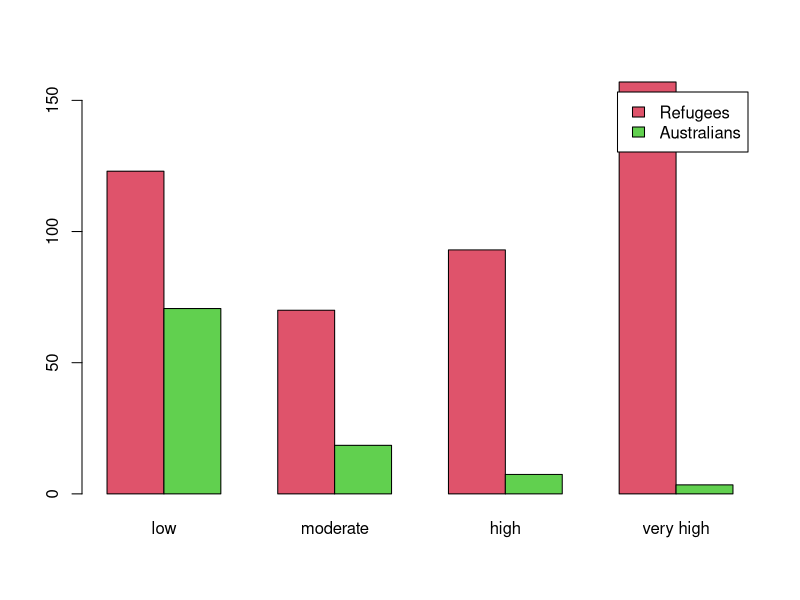
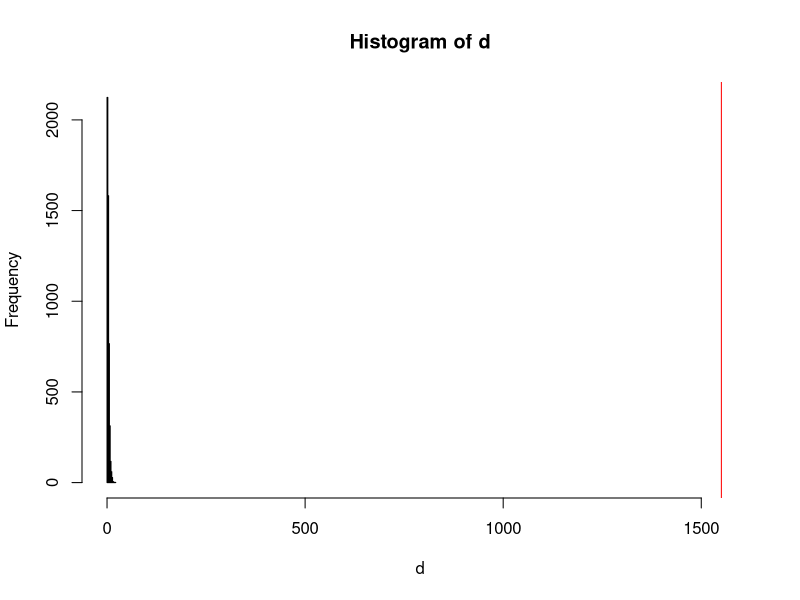
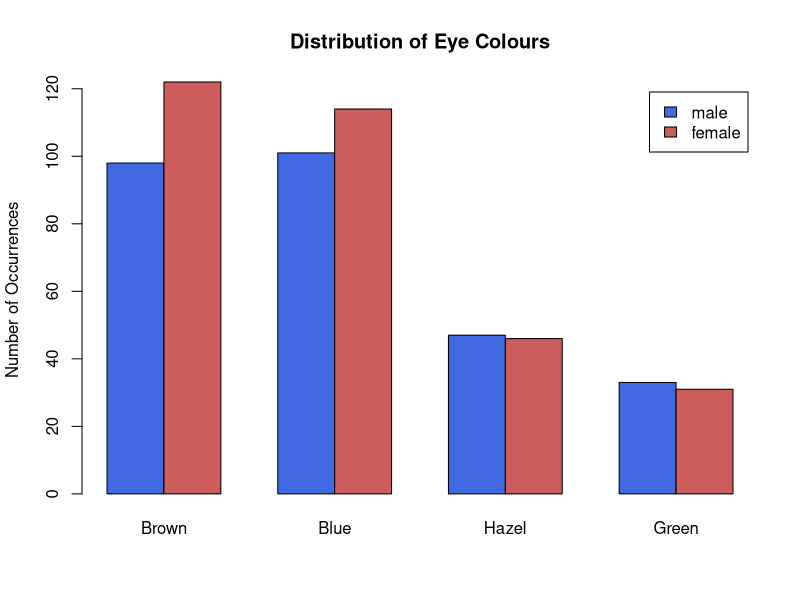
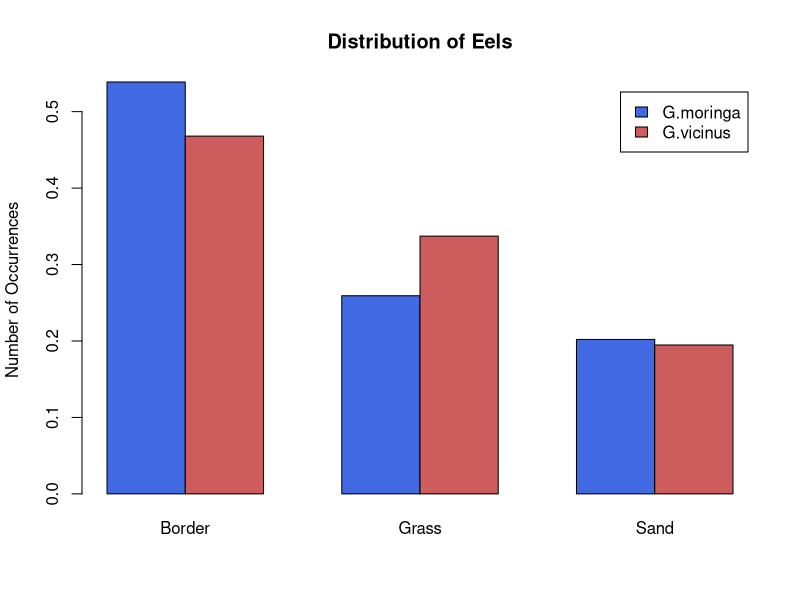
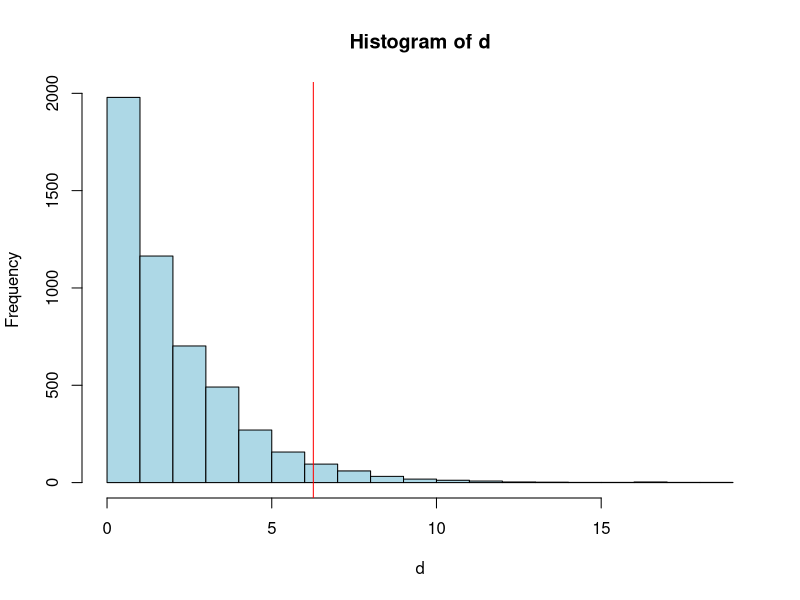
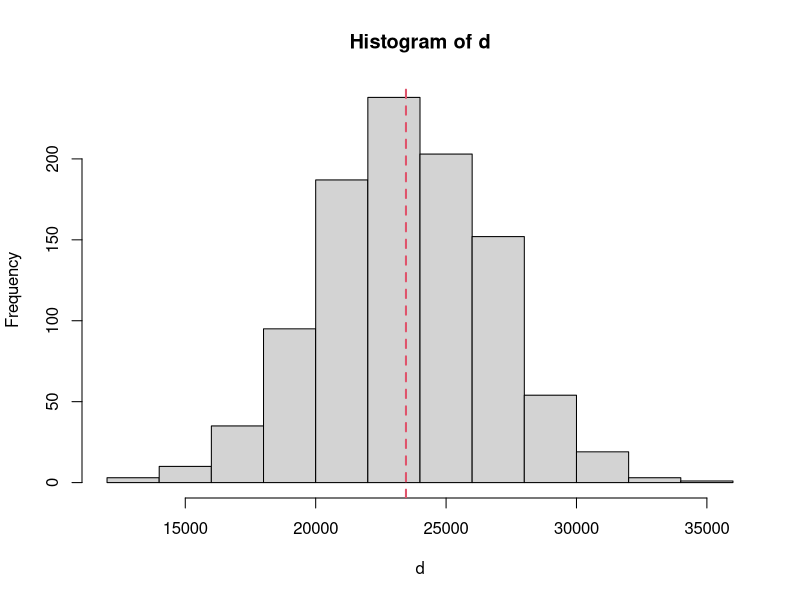
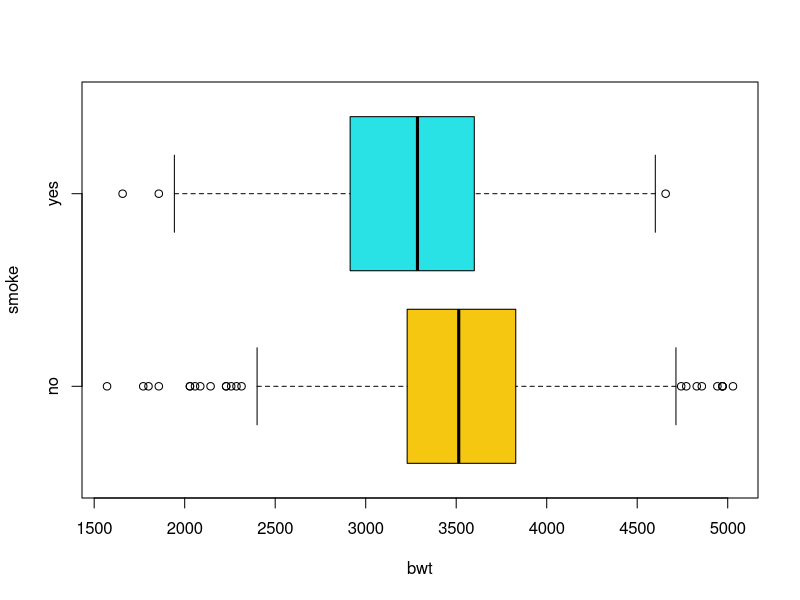
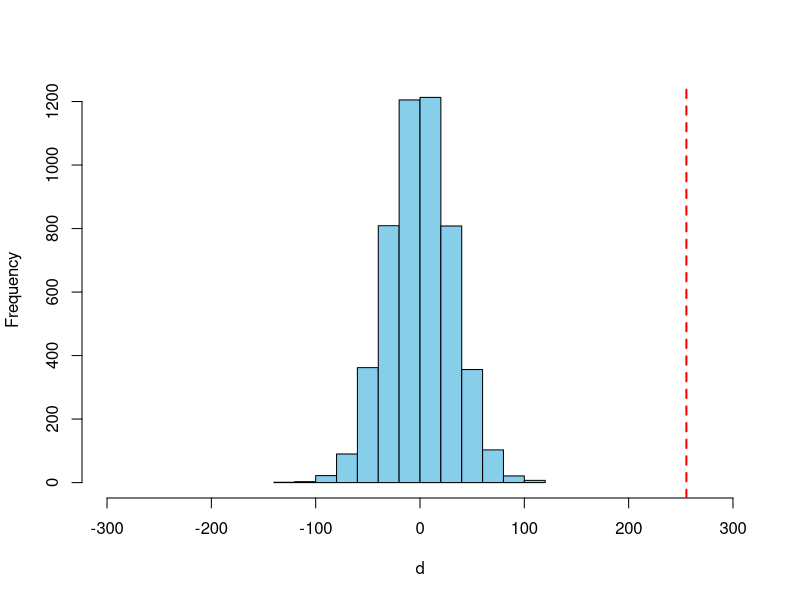

Recreate these plots in R, in order.
## ---- chunk 1
knitr::opts_chunk$set(echo = TRUE)
## ---- chunk 2
iraqi = c(123, 70, 93, 157)
aihw = c(70.65, 18.5, 7.41, 3.43)
levs = c("low", "moderate", "high", "very high")
names(iraqi) = levs
names(aihw) = levs

m <- rbind(iraqi,aihw)
m
## ---- chunk 3
barplot(m, beside = TRUE, col = 2:3,
        legend.text = c('Refugees', 'Australians'))
## ---- chunk 4
expected = aihw * 443 / 100
cs <- sum((iraqi - expected) ^ 2 / expected)
cs

d <- replicate(5000, {
  obs <- rmultinom(1, 443, expected)
  sum((obs - expected) ^2 / expected)
})
hist(d, col="lightblue", xlim = c(0,1580))
abline(v = cs, col = "red")

pVal <- mean(d > cs)
pVal
## ---- chunk 5
chisq.test(iraqi, p = aihw, rescale.p = TRUE, simulate.p.value = TRUE, B = 5000)

## ---- chunk 6
male = c(98, 101, 47, 33)
female = c(122, 114, 46, 31)
levs = c("Brown", "Blue", "Hazel", "Green")
names(male) = levs
names(female) = levs

m <- rbind(male,female)
m
## ---- chunk 7
barplot(m, beside = TRUE,col = c("Royalblue", "indianred"),
        main = "Distribution of Eye Colours",
        ylab = "Number of Occurrences",
        legend = TRUE)
## ---- chunk 8
chisq.test(m, rescale.p = TRUE, simulate.p.value = TRUE, B = 5000)
## ---- chunk 9
eels <- matrix(c(264, 161, 127, 116, 99, 67), ncol = 3)

speciesLabels <- c('G.moringa', 'G.vicinus')
locationLabels <- c('Border', 'Grass', 'Sand')

dimnames(eels) <- list(species = speciesLabels,
                       location = locationLabels)
eels

sampleSize = sum(eels)
## ---- chunk 10
eels1 = eels ## Proportions
eels1[1,] = eels[1,] / sum(eels[1,])
eels1[2,] = eels[2,] / sum(eels[2,])
eels1


barplot(eels1, beside = TRUE,col = c("Royalblue", "indianred"),
        main = "Distribution of Eels",
        ylab = "Number of Occurrences",
        legend = TRUE)
## ---- chunk 11
speciesCount = rowSums(eels)
locationProps = colSums(eels) / sampleSize

# our expected distribution
exp <- outer(speciesCount, locationProps)

cs <- sum((eels - exp)^2 / exp)
# Simulate / the distribution of differences
#
# simulate the data, assuming that the species
# does not effect the location
speciesProps <- speciesCount / sampleSize

d <- replicate(5000, {
  # sample of species
  sp <- sample(speciesLabels,
               size = sampleSize,
               replace = TRUE,
               prob = speciesProps)
  
  # sample of locations
  lc <- sample(locationLabels,
               size = sampleSize,
               replace = TRUE,
               prob = locationProps)
  
  # tabulate the results
  res <- table(sp, lc)
  
  
  # re-compute the expected
  r <- rowSums(res)
  c <- colSums(res) / sum(res)
  
  ex <- outer(r, c)
  
  
  # compute diff between sample and expected
  sum((res - ex)^2 / ex)
})

hist(d, col="lightblue")
abline(v = cs, col = "red")

pVal <- mean(d > cs)
pVal


chisq.test(eels, simulate.p.value = TRUE, B = 5000)
## ---- chunk 12
x1 <- sample(1:52)
x2 <- sample(1:52)

# x1 <- x2 with this commented out, x1 and x2 are different, otherwise identical

cs <- sum((x1 - x2)^2)

# Simulate what is supposedly random
d <- replicate(1000,
               {
                 a <- sample(1:52)
                 b <- sample(1:52)
                 
                 sum((a - b)^2)
               })

hist(d)
abline(v = cs, col = 2, lwd = 2, lty = 2)
## ---- chunk 13
birthWeight <- read.csv("../datasets/birthwt.csv")
head(birthWeight)
table(birthWeight$smoke)
summary(birthWeight)
aggregate(bwt~smoke, birthWeight, mean)
## ---- chunk 14
boxplot(bwt~smoke, birthWeight, col = c(7,5), horizontal = TRUE)
## ---- chunk 15
# H0: mu1 == mu2, There is no difference
# H1: mu1 < mu2, There is a difference

delta <- aggregate(bwt ~ smoke, birthWeight, mean)$bwt
delta

cs <- -diff(delta)

d <- replicate(5000, {
  smoke.shuffle <- sample(birthWeight$smoke)
  del <- aggregate(bwt~smoke.shuffle, birthWeight, mean)$bwt
  -diff(del)
})

hist(d, main = '', col = 'skyblue', xlim = c(-1, 1) * 300)
abline(v = cs, col = "red", lwd = 2, lty = 2)

# One sided test, so p-value calculation uses one side of the distribution
# The +ve side is used since mu2 - mu1 > 0
pVal <- mean(d > cs)
## ---- chunk 16
# Loading the drug data from file "assignmentB_drugData.csv".
drug_data <- read.csv("../datasets/drugs.csv")
head(drug_data) # viewing the first 6 rows of the data
## ---- chunk 17
## Visualisation
boxplot(response~drug, data = drug_data, pch = 16,
        col = c("cornflowerblue","orange"))
## ---- chunk 18
# For the Hypothesis, we are using null and alternate hypothesis as follows:

# H0: mu1 == mu2, There is no statistically significant improvement exist for new drug over ref drug.
# H1: mu1 > mu2, There exists a statistically significant improvement for new drug over ref drug.
# CV = 0.05 (5%)

cv <- 0.05 # critical value
replications <- 5000 # number of replications for simulation

# calculating mean data for new drug and ref drug
delta <- aggregate(response ~ drug, drug_data, mean)$response

# Calculating difference in means
cs <- -diff(delta)

cat("Difference in means of new drugs and ref drugs is:", cs, "\n")

# setting the seed value.
set.seed(2)
# Simulating the difference in means by 5000 times for the shuffled drug categories within same data.
d <- replicate(replications, {
  shuffled_drug <- sample(drug_data$drug) ## Shuffling the drug categories
  delta <- aggregate(response ~ shuffled_drug, drug_data, mean)$response
  c <- -diff(delta)
})

cat("Average difference in means for simulated results",mean(d), "\n\n")

# Visualising the simulated outcome
hist(d, col = "lightblue", main = "Distribution of difference in means")
abline(v = cs, col = "red", lwd = 2)

# counting the number of replications which have bigger difference than original difference.
count <- sum(d > cs)

# calculating p-value
pvalue <- count/replications
cat("Calculated p-value from the simulation:", pvalue, "\n\n")

cat("Is critical value greater than p-value?", cv > pvalue, "\n")
## if true then reject the null hypothesis.
## ---- chunk 19
spider <- read.csv("../datasets/Spider.csv")
head(spider)
table(spider$Group)
summary(spider)
aggregate(Anxiety~Group, spider, mean)

boxplot(Anxiety~Group, spider, col = c(7,5), horizontal = TRUE)


# H0: mu1 == mu2, There is no difference
# H1: mu1 < mu2, There is a difference

delta <- aggregate(Anxiety~Group, spider, mean)$Anxiety
delta

cs <- diff(delta)

d <- replicate(5000, {
  Group.shuffle <- sample(spider$Group)
  del <- aggregate(Anxiety~Group.shuffle, spider, mean)$Anxiety
  diff(del)
})

hist(d, main = '', col = 'skyblue')
abline(v = cs, col = "red", lwd = 2, lty = 2)

# One sided test, so p-value calculation uses one side of the distribution
# The +ve side is used since mu2 - mu1 > 0
pVal <- mean(d > cs)
## ---- chunk 20
# Confidence intervals
# The luxury of a known populations; use normal distribution
x <- rnorm(50, 15)	# actual pop mean = 15
y <- rnorm(50, 10)	# actual pop mean = 10
# difference in means is actually 5
# but we pretend we don't know that!

wilcox.test(x, y)                     # Are they different; absolutely
wilcox.test(x, y, alternative = 'l')  # Is x < y, no way
wilcox.test(x, y, alternative = 'g')  # Is x > y, absolutely

# Generate estimate of population difference in means
p <- mean(x) - mean(y)
p

# Determine a confidence interval for the difference between x and y
# Generate confidence interval for true difference in population means
d <- replicate(10000,
               {
                 ix <- sample(1:length(x), replace = TRUE)
                 iy <- sample(1:length(y), replace = TRUE)
                 
                 mean(x[ix]) - mean(y[iy])
               })

hist(d)
abline(v = 5, col = 2, lwd = 2, lty = 2)

# calculate 95% confidence interval
q <- quantile(d, c(0.025, 0.975))
q

abline(v = q, col = 'purple', lwd = 3, lty = 3)

## ---- chunk 21
# Confidence interval for maternal smoking dataset
df <- read.csv('../datasets/birthwt.csv')

# Extract entire data set into the two groups
no <- subset(df$bwt, df$smoke == 'no')
yes <- subset(df$bwt, df$smoke == 'yes')

# Difference means for the sample;
# estimate of difference in population
res <- mean(no) - mean(yes)

## Alternal approach: delta <- aggregate(bwt~smoke, df, mean)
# resample using "boostrapping"
d <- replicate(1000,
               {
                 # bootstrapping means doing the following:
                 #  - create new sample of same size as original
                 #  - must use replacement;
                 #    otherwise we generate a shuffled original!
                 #  - must preserve group sizes; 472 no smoke, 484 smoke
                 #    so doing the two samples! Don't want to induce differences
                 ns <- sample(no, replace = TRUE)
                 s <- sample(yes, replace = TRUE)
                 
                 # difference in means
                 mean(ns) - mean(s)
               })

# find boundaries for central 95% of the data
q <- quantile(d, c(0.025, 0.975))
q     # conf interval, range within which true pop. difference is expected to reside


# visualise as matter of interest
hist(d,
     main = 'Confidence Interval\nfor\ndifference in means',
     xlab = 'Difference in means')
abline(v = res, col = 'blue', lwd = 2) # point estimate of pop mean
abline(v = q, col = 'purple', lwd = 2, lty = 3) # show confidence interval

## ---- chunk 22
# Bootstrap binomial confidence intervals for true rate in pop.
# Method 1
germinate <- 1
notGerminate <- 0

seeds <- c(rep(germinate, 15),
           rep(notGerminate, 5))

d <- replicate(1000,
               {
                 res <- sample(seeds, replace = TRUE)
                 mean(res)
               })
mean(d)
q <- quantile(d, c(0.025, 0.975))
q

# use of expression allows showing Greek letter
hist(d, col = 'skyblue', xlab = expression(rho),
     main = 'Proportion of seeds\nthat germinate')
abline(v = q, col = 2, lwd = 2, lty = 2)
## ---- chunk 23
# Method 2
d <- rbinom(1000, size = 20, prob = 15/20)
d <- d / 20

mean(d)
q <- quantile(d, c(0.025, 0.975))
q

hist(d, col = 'skyblue', xlab = expression(rho),
     main = 'Proportion of seeds\nthat germinate')
abline(v = q, col = 2, lwd = 2, lty = 2)
## ---- chunk 24
# Calculate Poisson confidence interval for true pop. lambda / expected death rate
horsekick <- c(109, 65, 22, 3, 1)
deaths <- rep(0:4, horsekick)

d <- replicate(1000,
               {
                 res <- sample(deaths, replace = TRUE)
                 mean(res)
               })
mean(d)
q <- quantile(d, c(0.025, 0.975))
q

hist(d, col = 'skyblue', xlab = expression(rho),
     main = 'Proportion of deaths\nby horse kick')
abline(v = q, col = 2, lwd = 2, lty = 2)

## ---- chunk 25
# Slide 4
df <- read.csv('../datasets/crabsmolt.csv')

plot(df$postsz ~ df$presz, pch = 19, col = 1, 
     xlab = 'presz', ylab = 'postsz')

cor(df$presz, df$postsz)

obs.cor = cor(df$presz, df$postsz)
x= replicate(1000, {
  post.perm = sample(df$postsz)
  cor(df$presz, post.perm)
})

sum(abs(x) > abs(obs.cor))/1000

cor.test(df$presz, df$postsz, method = "pearson")
## ---- chunk 26
# Slide 4
df <- read.csv('../datasets/crabsmolt.csv')

fit = lm(postsz~presz, data = df)
summary(fit)

plot(postsz ~ presz, data=df, pch=16)
abline(fit, col = 2)

## Hypothesis for slope = 0

## compute the slope of the data
cs <- coef(fit)[2]
## compute the slope if the population b = 0
x= replicate(5000, {
  presz.perm = sample(df$presz) # shuffle one variable to force population b = 0
  fit = lm(postsz ~ presz.perm, data=df) # fit the straight line model
  coef(fit)[2] # return the fitted b
})
## examine the distribution of b, when the population b = 0
hist(x, col="lightblue", main="", xlab="", xlim = c(-1,1))
abline(v = cs, col = 2)

## compute the chance of getting the data b, if the population b = 0
(pValue = mean(x > abs(cs)) + mean(x < -abs(cs)))
## ---- chunk 27
# Slide 4
df <- read.csv('../datasets/crabsmolt.csv')
## Hypothesis for slope = 1

## compute the estimate of b - 1 from the data
fit = lm((postsz - presz) ~ presz, data = df)
cs = coef(fit)[2]
## compute many sample gradients, when the population gradient is 1
x= replicate(5000, {
  presz.perm = sample(df$presz) # shuffle one variable
  fit = lm((postsz - presz) ~ presz.perm, data = df) # fit the model
  coef(fit)[2] # return the estimate of b
})
## examine the distribution of b - 1, when the population b = 1
hist(x, col="lightblue", main="", xlab="", xlim = c(-0.1,0.1))
abline(v = cs, col = 2)



## compute the chance of getting the data b, if the population b = 1
(pValue = mean(x > abs(cs)) + mean(x < -abs(cs)))

## Conclusion - Assuming the slope is 1, the probability of seeing 
## a slope at least this extreme by mere chance is practically 0. 
## It is concluded that the slope is not equal to 1.
## ---- chunk 28
# Slide 4
df <- read.csv('../datasets/crabsmolt.csv')

n = nrow(df) # store the number of observations n
## compute a set of bootstrap samples of b
x= replicate(5000, {
  samp = sample(1:n, replace = TRUE, size = n) # sample the row numbers (with replacement)
  # fit the regression model to the selected rows (samp) of the data
  fit = lm(postsz ~ presz, data = df[samp,])
  coef(fit)[2] # extract the estimate of b
})
## examine the bootstrap distribution of b
hist(x, col = "lightblue", main = "", xlab = "")
## add the interval lines
abline(v = quantile(x,c(0.025, 0.975)), col = "blue", lwd = 2)
## print out the interval boundaries (95% interval)
quantile(x, c(0.025, 0.975))

## ---- chunk 29
# Slide 12
# QQ plot
#
# y is the data being considered evaluated
# x is the normally distributed data being used as a reference

n <- 10  # Try different sample sizes
y <- rnorm(n)
# y <- rexp(n)  # could try other distributions

# Order / sort the values
y <- sort(y)

# P(Z < zi) = i / (n + 1)
# x represents probabilities (0, 1)
# BUT zero and one are not included
x <- 1:length(y) / (length(y) + 1)

# Convert the x values (probabilities) to x axis locations
x <- qnorm(x)

# Our crude version of a QQ plot
plot(y ~ x)

# intercept of zero, slope of one
# crude, probability not the best fit
abline(coef = 0:1)

# built in functions to do this
# compare with above
qqnorm(y) # plot the QQ-plot
qqline(y) # add the line to the plot showing Normality

# better version
# An alternative is to use the car add-on library:
library(car)
qqPlot(y) # plot a QQ-plot with a line

## ---- chunk 30
birthwt = read.csv("../datasets/birthwt.csv")
with(birthwt, qqPlot(bwt[smoke=="yes"], main="Smokers"))
with(birthwt, qqPlot(bwt[smoke=="no"], main="Non Smokers"))
## ---- chunk 31
df <- read.csv('../datasets/birthwt.csv')

aggregate(df$bwt, list(df$smoke), length)
aggregate(df$bwt, list(df$smoke), mean)
aggregate(df$bwt, list(df$smoke), sd)

# or
aggregate(bwt ~ smoke, df, sd)


# Assuming equal variances in the populations
t.test(df$bwt ~ df$smoke, var.equal = TRUE,
       alternative = 't')  # H1: mu1 <> mu2
t.test(df$bwt ~ df$smoke, var.equal = TRUE,
       alternative = 'l')  # H1: mu1 < mu2
t.test(df$bwt ~ df$smoke, var.equal = TRUE,
       alternative = 'g')  # H1: mu1 > mu2

